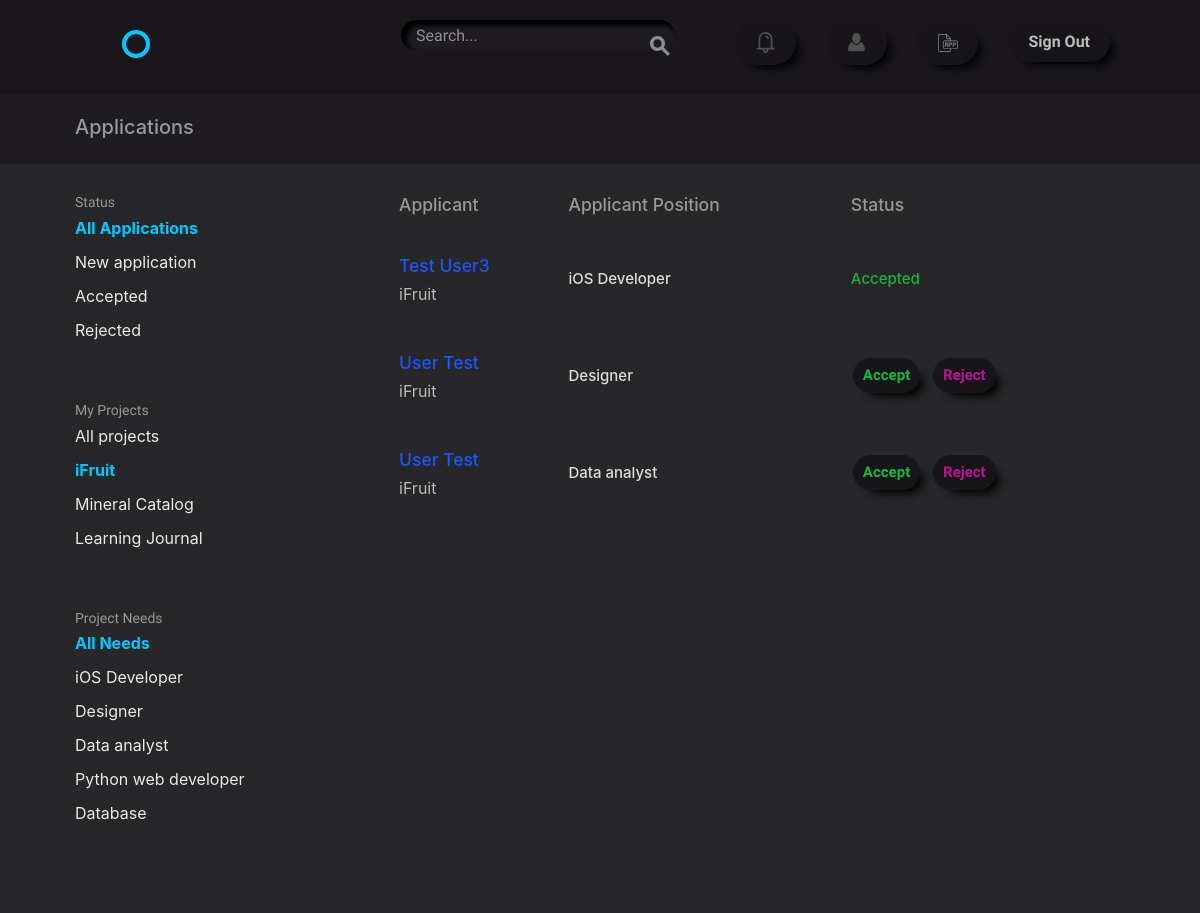
Screenshot of /accounts/applications/?pro_filter=iFruit (signed in) with the database file from the repository.
### projects/models.py (models this page shows)
class Project(models.Model):
    user = models.ForeignKey(settings.AUTH_USER_MODEL,
                             related_name='projects',
                             on_delete=models.CASCADE)
    title = models.CharField(max_length=50)
    description = models.TextField(default='')
    time_estimate = models.CharField(max_length=100)
    requirements = models.CharField(max_length=255)
    def __str__(self):
        return '{}'.format(self.title)

class Position(models.Model):
    name = models.CharField(max_length=50)
    description = models.TextField(default='')
    project = models.ForeignKey(Project,
                                related_name='positions',
                                on_delete=models.CASCADE)
    time = models.CharField(max_length=30)
    skill = models.ManyToManyField('accounts.Skill',
                                   default='',
                                   related_name='skills')
    def __str__(self):
        return '{}'.format(self.name)

### accounts/models.py (models this page shows, shortened)
class UserApplication(models.Model):
    applicant = models.ForeignKey(settings.AUTH_USER_MODEL,
                                  on_delete=models.CASCADE,
                                  related_name='application')
    position = models.ForeignKey('projects.Position', related_name='apply', on_delete=models.CASCADE)
    project = models.ForeignKey('projects.Project', related_name='user_projects', on_delete=models.CASCADE)
    status = models.NullBooleanField(default=None)

class User(AbstractBaseUser, PermissionsMixin):
    username = models.CharField(max_length=50, unique=True)
    email = models.EmailField(unique=True)
    first_name = models.CharField(max_length=50)
    last_name = models.CharField(max_length=50)
    bio = models.TextField(default='')
    avatar = models.ImageField(upload_to='./user_avatar', blank=True)
    date_joined = models.DateTimeField(default=timezone.now)
    is_active = models.BooleanField(default=False)
    is_staff = models.BooleanField(default=False)
    objects = UserManager()
    USERNAME_FIELD = "email"
    REQUIRED_FIELDS = ['username']
    @property
    def full_name(self):
        return '{} {}'.format(self.first_name, self.last_name)

### accounts/views.py (the view, shortened to what this page needs)
# urls.py: url(r'applications/$', views.ApplicationView.as_view(),
class ApplicationView(LrM, PrM, ListView):
    template_name = "accounts/applications.html"
    model = models.UserApplication
    context_object_name = 'applications'
    prefetch_related = ['applicant__projects', ]
    def get_context_data(self, **kwargs):
        context = super(ApplicationView, self).get_context_data(**kwargs)
        context['applications'] = context['applications'].filter(
            project__user=self.request.user)
        context['app_list'] = ['New application', 'Accepted', 'Rejected']
        context['projects'] = self.request.user.projects.all()
        context['skills_list'] = Position.objects.filter(
            project__in=context['projects']).values('name').distinct()
        context['pro_selected'] = self.request.GET.get('pro_filter')
        context['skill_selected'] = self.request.GET.get('skill_filter')
        context['app_selected'] = self.request.GET.get('app_filter')
        return context
    def get_queryset(self):
        queryset = super().get_queryset()
        app_term = self.request.GET.get('app_filter')
        pro_term = self.request.GET.get('pro_filter')
        skill_term = self.request.GET.get('skill_filter')
        if app_term:
            queryset = queryset.filter(status=self.choice(app_term))
        if pro_term:
            queryset = queryset.filter(project__title=pro_term)
        if skill_term:
            queryset = queryset.filter(position__name=skill_term)
        return queryset

### accounts/templates/accounts/applications.html (shortened to what this page needs)
{% extends "layout.html" %}
{% block content %}
<div class="circle--actions--bar action-bar">
    <div class="bounds">
        <div class="grid-100">
            <h2>Applications</h2>
        </div>
    </div>
</div>
<div class="bounds circle--page">
    <div class="grid-25">
        <div class="circle--filter circle--secondary--module">
            <h4>Status</h4>
            <ul class="circle--filter--list">
                {% if app_list %}
                    <li><a href="{% url 'accounts:application' %}" {% if not app_selected %} class="selected"{% else %} class="my-button"{% endif %}>All Applications</a></li>
                    {% for application in app_list %}
                        <li><a href="?app_filter={{ application }}"{% if app_selected == application %} class="selected"{% else %} class="my-button"{% endif %}>{{ application }}</a></li>
                    {% endfor %}
                {% else %}
                    <li>N/A</li>
                {% endif %}
            </ul>
        </div>
        <div class="circle--filter circle--secondary--module">
            <h4>My Projects</h4>
                <ul class="circle--filter--list">
                    {% if projects %}
                        <li><a href="{% url 'accounts:application' %}" {% if not pro_selected %} class="selected"{% else %} class="my-button"{% endif %}>All projects</a></li>
                        {% for project in projects %}
                            <li><a href="?pro_filter={{ project.title }}"{% if pro_selected == project.title %} class="selected"{% else %} class="my-button"{% endif %}>{{ project.title }}</a></li>
                        {% endfor %}
                    {% else %}
                        <li>N/A</li>
                    {% endif %}
                </ul>
        </div>
        <div class="circle--filter circle--secondary--module">
            <h4>Project Needs</h4>
                <ul class="circle--filter--list">
                    {% if skills_list %}
                        <li><a href="{% url 'accounts:application' %}" {% if not skill_selected %} class="selected"{% else %} class="my-button"{% endif %}>All Needs</a></li>
                        {% for skill in skills_list %}
                            <li><a href="?skill_filter={{ skill.name }}"{% if skill_selected == skill.name %} class="selected"{% else %} class="my-button"{% endif %}>{{ skill.name }}</a></li>
                        {% endfor %}
                    {% else %}
                        <li>N/A</li>
                    {% endif %}
                </ul>
        </div>
    </div>
    <div class="grid-70 grid-push-5">
        <table class="u-full-width circle--table">
            <thead>
                <tr>
                <th><h3>Applicant</h3></th>
                <th class="circle--cell--right"><h3>Applicant Position</h3></th>
                <th class="circle--cell--right"><h3>Status</h3></th>
                </tr>
            </thead>
            <tbody>
                {% for application in applications %}
                <div class="d-flex fustify-content-between">
                    <tr class="clickable-row" data-href="{% url 'accounts:profile' application.applicant.pk %}">
                        <td>
                            <h3 class="title">{{ application.applicant.full_name }}</h3>
                            <p class="">{{ application.project }}</p>
                        </td>
                        <td class="circle--cell--right">
                            <span class="secondary-label h4 pos">{{ application.position }}</span>
                        </td>
                        <div class="d-flex justify-content-between">
                            {% if application.status == None %}
                                <td>
                                    <a class="button nav_button button-accept accepted mr-2"
                                       href="{% url 'accounts:decision_update' application.applicant.pk application.position.pk 'accept' %}">Accept</a>
                                    <a class="button nav_button button-accept rejected ml-2"
                                       href="{% url 'accounts:decision_update' application.applicant.pk application.position.pk 'reject' %}">Reject</a>
                                </td>
                            {% elif application.status %}
                                <td><h5 class="h4 accepted">Accepted</h5></td>
                            {% elif not application.status %}
                                <td><h5 class="h4 rejected">Rejected</h5></td>
                            {% endif %}
                        </div>
                    </tr>
                </div>
                {% endfor %}
            </tbody>
        </table>
    </div>
</div>
{% endblock %}

### assets/css/global.css (style rules this page uses)
html { font-family: sans-serif; -ms-text-size-adjust: 100%; -webkit-text-size-adjust: 100%; }
body { margin: 0; }
a { background-color: transparent; }
table { border-collapse: collapse; border-spacing: 0; }
td, th { padding: 0; }
html { font-size: 62.5%; }
body { font-size: 1.5em; line-height: 1.6; font-weight: 400; font-family: "Cousine"; color: #666; }
.bounds { max-width: 1080px; margin: 0 auto; }
.grid, .grid-5, .grid-10, .grid-15, .grid-20, .grid-25, .grid-30, .grid-33, .grid-35, .grid-40, .grid-45, .grid-50, .grid-55, .grid-60, .grid-65, .grid-66, .grid-70, .grid-75, .grid-80, .grid-90, .grid-95, .grid-100 { float: left; box-sizing: border-box; position: relative; }
.grid-push-5 { left: 5%; }
.grid-25 { width: 25%; padding: 0 15px; }
.grid-70 { width: 70%; padding: 0 15px; }
.grid-100 { width: 100%; padding: 0 15px; }
h1, h2, h3, h4, h5, h6 { margin-top: 0; margin-bottom: 2rem; font-weight: bold; font-family: "Work Sans", sans-serif; color: #222; }
h2 { font-size: 2.4rem; }
h3 { font-size: 1.8rem; }
h4 { font-size: 1.6rem; }
h5 { font-size: 1.4rem; }
@media (min-width: 550px) { h2 { font-size: 2.4rem; } }
@media (min-width: 550px) { h3 { font-size: 1.8rem; } }
@media (min-width: 550px) { h4 { font-size: 1.6rem; } }
@media (min-width: 550px) { h5 { font-size: 1.4rem; } }
p { margin-top: 0; font-size: 1.6rem; }
a { color: #689b98; -webkit-transition: color 0.2s; -moz-transition: color 0.2s; -ms-transition: color 0.2s; -o-transition: color 0.2s; transition: color 0.2s; }
.button, button, input[type="submit"], input[type="reset"], input[type="button"] { font-family: "Work Sans", sans-serif; font-size: 1.6rem; padding: 18px 30px; border: 0; margin-right: 10px; border-radius: 8px; font-weight: bold; display: inline-block; white-space: nowrap; box-sizing: border-box; line-height: 1; text-decoration: none; color: #689b98; background: none; box-shadow: 0 0 0 2px #689b98 inset; position: relative; -webkit-transition: 0.2s; -moz-transition: 0.2s; -ms-transition: 0.2s; -o-transition: 0.2s; transition: 0.2s; }
.button { cursor: pointer; }
ul { list-style: circle inside; }
ul { padding-left: 0; margin-top: 0; }
li { margin-bottom: 1rem; font-size: 1.6rem; }
th, td { padding: 15px; text-align: left; border-bottom: 1px solid #e1e1e1; }
th:first-child, td:first-child { padding-left: 0; }
th:last-child, td:last-child { padding-right: 0; }
th { color: #999; font-weight: normal; }
button, .button { margin-bottom: 1rem; }
pre, blockquote, dl, figure, table, p, ul, ol, form { margin-bottom: 2.5rem; }
.secondary-label { color: #b1a5c4; }
.circle--filter--list { list-style-type: none; }
.circle--filter--list a { text-decoration: none; color: rgba(34, 34, 34, 0.5); text-decoration: none; }
.circle--filter--list a.selected { color: #222; font-weight: bold; }
.circle--table { width: 100%; }
.circle--table h1, .circle--table h2, .circle--table h3, .circle--table h4, .circle--table h5, .circle--table h6 { margin: 0; }
.circle--table p { margin: 10px 0 0 0; }
.circle--table th, .circle--table td { line-height: 1; }
.circle--table th { padding: 0 0 15px 0; }
.circle--table td { padding: 25px 0; }
.clickable-row td { cursor: pointer; color: #a5c4c2; }
.clickable-row h3 { color: #689b98; }
.circle--secondary--module { margin-bottom: 50px; }
.circle--secondary--module:before, .circle--secondary--module:after { content: " "; display: table; }
.circle--secondary--module:after { clear: both; }
.circle--secondary--module > h1, .circle--secondary--module > h2, .circle--secondary--module > h3, .circle--secondary--module > h4, .circle--secondary--module > h5, .circle--secondary--module > h6 { font-family: "Cousine"; color: rgba(34, 34, 34, 0.3); font-size: 1.4rem; font-weight: normal; }
.circle--page { margin-bottom: 100px; }
.circle--page:before, .circle--page:after { content: " "; display: table; }
.circle--page:after { clear: both; }
.circle--actions--bar { margin: -30px 0 30px; background: #f9f9f9; padding: 20px 0; }
.circle--actions--bar:before, .circle--actions--bar:after { content: " "; display: table; }
.circle--actions--bar:after { clear: both; }

### rows the page displays
Project: title "iFruit"
Project: title "Mineral Catalog"
Project: title "Learning Journal"
UserApplication: applicant.full_name "Test User3", project "iFruit", position "iOS Developer", status "Accepted"
UserApplication: applicant.full_name "User Test", project "iFruit", position "Designer", shows "Accept"
UserApplication: applicant.full_name "User Test", project "iFruit", position "Data analyst", shows "Accept"

### other values shown
{{ application }} "New application" "Accepted" "Rejected"
{{ skill.name }} "iOS Developer" "Designer" "Data analyst" "Python web developer" "Database"
